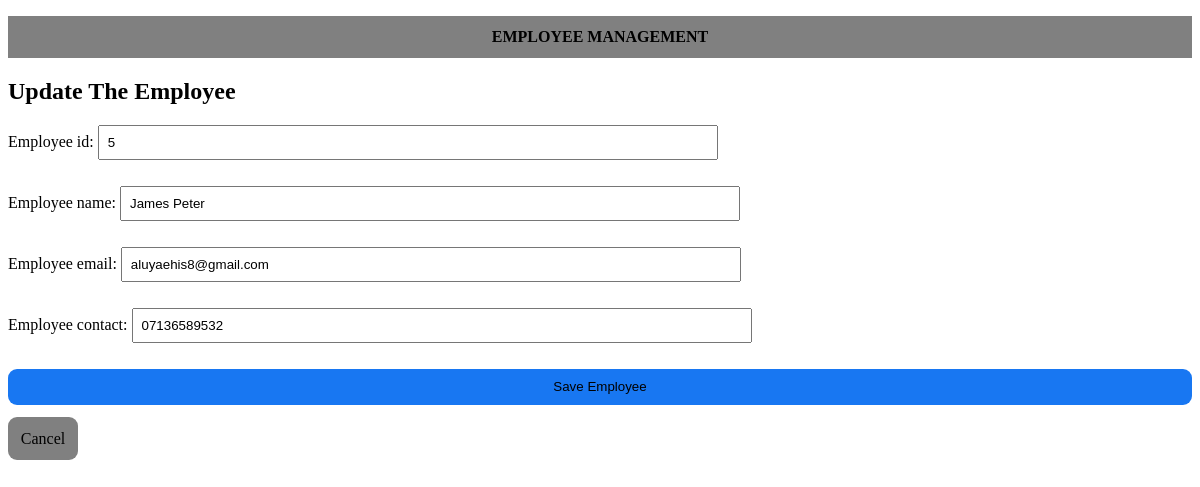
Page /update/14 on the earlier database version.
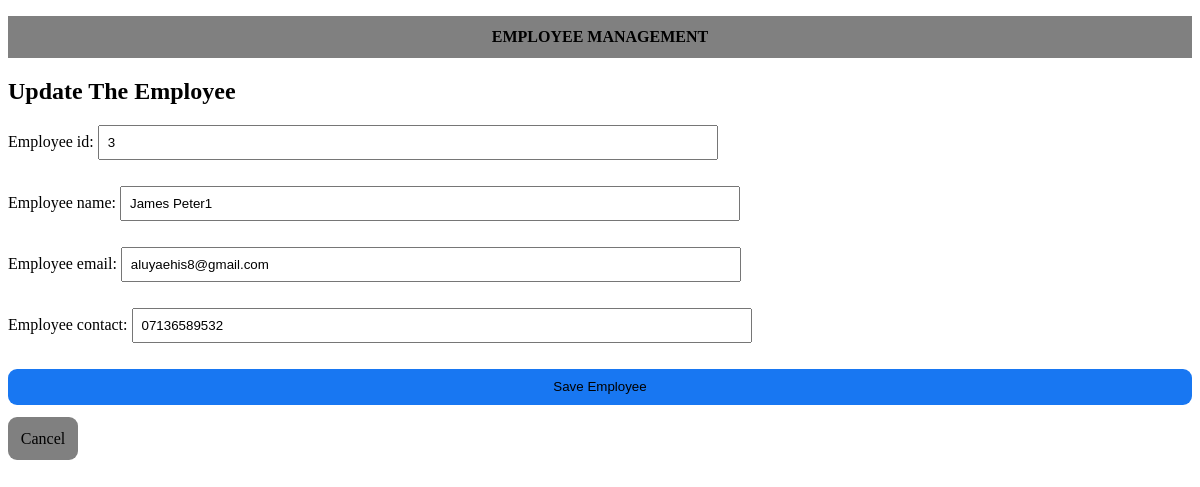
Same page on the later database version.
### employee/models.py (models this page shows, shortened)
class Employee(models.Model):
    employee_id = models.CharField(max_length=30)
    employee_name = models.CharField(max_length=100)
    employee_email = models.EmailField()
    employee_contact = models.CharField(max_length=20)

### employee/views.py (the view)
# urls.py: path('update/<int:pk>', update_employee, name='update'),
def update_employee(request, pk):
     employee = Employee.objects.get(id=pk)
     if request.method == 'POST':
          form = EmployeeForm(request.POST, instance=employee)
          if form.is_valid():
                form.save()
                return redirect('list')
     else:
          form = EmployeeForm(instance=employee)
     return render(request, 'update.html', {'form':form})

### employee/forms.py
class EmployeeForm(forms.ModelForm):
    class Meta:
        model = Employee
        fields = '__all__'
    def __init__(self, *args, **kwargs):
        super().__init__(*args, **kwargs)
        for fields_name, field in self.fields.items():
            field.widget.attrs.update({
                'style': 'width: 600px; padding:8px; margin-bottom: 10px;'
            })

### employee/templates/update.html (shortened to what this page needs)
{% extends 'base.html'%}
{% block content %}
<h2> Update The Employee</h2>
<form action="" method="post" class="form-group">
    {{form.as_p}}
    <button type="submit" class="btn-primary">Save Employee</button><br/><br/>
    <a href="{%url 'list'%}" class="btn-secondary">Cancel</a>
</form>
{% endblock %}

Differences in the rows shown:
changed Employee "aluyaehis8@gmail.com": employee_id "5" → "3"; employee_name "James Peter" → "James Peter1"
